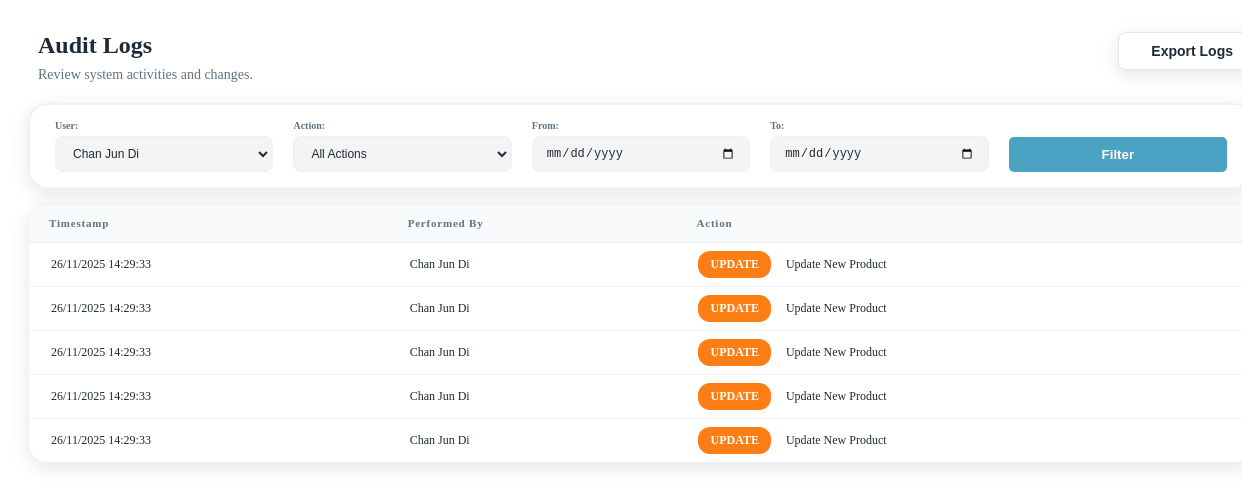
/View/Auth/AuditLogs.php?user=2, run on the app's committed database.
### tables this page shows
CREATE TABLE `inventory_logs` (
  `LogsID` int NOT NULL AUTO_INCREMENT,
  `LogsDetails` varchar(100) NOT NULL,
  `CreatedAt` datetime NOT NULL DEFAULT CURRENT_TIMESTAMP,
  `IsActive` enum('Active','Inactive') NOT NULL DEFAULT 'Active',
  `ProductID` char(10) NOT NULL,
  `UserID` int NOT NULL,
  PRIMARY KEY (`LogsID`),
  KEY `ProductID_idx` (`ProductID`),
  KEY `UserID_idx` (`UserID`),
  CONSTRAINT `Product` FOREIGN KEY (`ProductID`) REFERENCES `products` (`ProductID`),
  CONSTRAINT `User` FOREIGN KEY (`UserID`) REFERENCES `users` (`UserID`)
);

CREATE TABLE `users` (
  `UserID` int NOT NULL AUTO_INCREMENT,
  `UserName` varchar(80) NOT NULL,
  `Email` varchar(100) NOT NULL DEFAULT '^[a-zA-Z0-9._%+-]+@gmail\\.com$',
  `CreatedAt` datetime NOT NULL DEFAULT CURRENT_TIMESTAMP,
  `Role` enum('Employee','Manager') NOT NULL DEFAULT 'Employee',
  `ImagePath` varchar(100) DEFAULT NULL,
  `IsActive` enum('Active','Inactive') NOT NULL DEFAULT 'Active',
  PRIMARY KEY (`UserID`),
  UNIQUE KEY `ImagePath_UNIQUE` (`ImagePath`)
);

### Controller/LogsController.php (called while the page is built, shortened)
<?php
class LogsController {
    private $conn;
    public function __construct($db) {
        $this->conn = $db;
    }
    public function auditLogs($page = 1, $filters = []) {
        $DATA_LIMIT = 10;
        $offset = ($page - 1) * $DATA_LIMIT;
        $where_stmt = "WHERE 1=1";
        if (!empty($filters['user'])) {
            $safeUser = $this->conn->real_escape_string($filters['user']);
            $where_stmt .= " AND inventory_logs.UserID = '$safeUser'";
        }
        $count_stmt = "SELECT COUNT(*) as total FROM inventory_logs $where_stmt";
        $count_result = $this->conn->query($count_stmt);
        $total_row = $count_result->fetch_assoc();
        $total_records = $total_row['total'];
        $total_pages = ceil($total_records / $DATA_LIMIT);
        $sql = "SELECT inventory_logs.*, users.UserName
                FROM inventory_logs
                LEFT JOIN users ON inventory_logs.UserID = users.UserID
                $where_stmt
                ORDER BY inventory_logs.CreatedAt DESC
                LIMIT $DATA_LIMIT OFFSET $offset";
        $result = $this->conn->query($sql);
        $data = $result ? $result->fetch_all(MYSQLI_ASSOC) : [];
        return [
            'LOGS' => $data,
            'TOTAL_PAGES' => $total_pages,
            'CURRENT_PAGE' => (int)$page
        ];
    }
    public function getUsers() {
        $stmt = "SELECT UserID, UserName FROM users ORDER BY UserName ASC";
        $result = $this->conn->query($stmt);
        $users = [];
        if ($result && $result->num_rows > 0) {
            $users = $result->fetch_all(MYSQLI_ASSOC);
        }
        return $users;
    }
    public function getAction($details) {
        $d = strtolower($details);
        if (strpos($d, 'update') !== false) return 'badge-update';
        return 'badge-default';
    }
}

### View/Auth/AuditLogs.php (the view, shortened to what this page needs)
<?php
    require_once __DIR__ . "/../../Model/DB.php";
    require_once __DIR__ . "/../../Controller/LogsController.php";
    $controller = new LogsController($conn);
    $page = isset($_GET['page']) ? (int)$_GET['page'] : 1;
    $filters = [
        'user' => $user = $_GET['user'] ?? '',
        'action' => $action = $_GET['action'] ?? '',
        'start' => $start_date = $_GET['start'] ?? '',
        'end' => $end_date  = $_GET['end'] ?? ''
    ];
    $result_data = $controller->auditLogs($page, $filters);
    $get_user = $controller->getUsers();
    $logs = $result_data['LOGS'];
?>
<link rel="stylesheet" href="../../Assets/CSS/auditlogs.css">
<div class="audit-logs">
    <div class="section-top">
        <div class="audit-log-section">
            <h2>Audit Logs</h2>
            <span>Review system activities and changes.</span>
        </div>
        <div class="export-wrapper">
            <button class="export-button" id="export-button"><i class="fa-solid fa-file-export"></i>Export Logs</button>
        </div>
    </div>
    <form method="GET" action="" class="audit-log-filter">
        <div class="filter-item">
            <label for="user-filter">User:</label>
            <select id="user-filter" name="user">
                <?php foreach ($get_user as $u): ?>
                    <option value="<?php echo $u['UserID'] ?>"
                        <?php if ($user == $u['UserID']) echo "selected"; ?>>
                        <?php echo htmlspecialchars($u['UserName']); ?>
                    </option>
                <?php endforeach; ?>
            </select>
        </div>
        <div class="filter-item">
            <label for="action-filter">Action:</label>
            <select id="action-filter" name="action">
                <option value="">All Actions</option>
            </select>
        </div>
        <div class="filter-item">
            <label for="start-date-filter">From:</label>
            <input type="date" id="start-date-filter" name="start" value="<?php echo htmlspecialchars($start_date); ?>">
        </div>
        <div class="filter-item">
            <label for="end-date-filter">To:</label>
            <input type="date" id="end-date-filter" name="end" value="<?php echo htmlspecialchars($end_date); ?>">
        </div>
        <div class="filter-item">
            <button type="submit" id="apply-filters">Filter</button>
        </div>
    </form>
    <div class="audit-log-table-wrapper">
        <table class="audit-log-table">
            <thead>
                <tr>
                    <th>Timestamp</th>
                    <th>Performed By</th>
                    <th>Action</th>
                </tr>
            </thead>
            <tbody>
                <?php if (!empty($logs)): ?>
                    <?php foreach ($logs as $l): ?>
                        <tr>
                            <td>
                                <?php echo date('d/m/Y H:i:s', strtotime($l['CreatedAt'])); ?>
                            </td>
                            <td>
                                <?php if (!empty($l['UserName'])) {
                                    echo htmlspecialchars($l['UserName']);
                                }
                                else {
                                    echo 'Unknown User';
                                } ?>
                            </td>
                            <td id="action-data">
                                <?php
                                    $badgeClass = $controller->getAction($l['LogsDetails']);
                                    $actionLabel = 'Info';
                                    if (stripos($l['LogsDetails'], 'Login') !== false) $actionLabel = 'Login';
                                    elseif (stripos($l['LogsDetails'], 'Logout') !== false) $actionLabel = 'Logout';
                                    elseif (stripos($l['LogsDetails'], 'Create') !== false) $actionLabel = 'Create';
                                    elseif (stripos($l['LogsDetails'], 'Update') !== false) $actionLabel = 'Update';
                                    elseif (stripos($l['LogsDetails'], 'Delete') !== false) $actionLabel = 'Delete';
                                ?>
                                <span class="badge <?php echo $badgeClass; ?>">
                                    <?php echo $actionLabel; ?>
                                </span>
                                <span id="logs-details">
                                    <?php echo htmlspecialchars($l['LogsDetails']); ?>
                                </span>
                            </td>
                        </tr>
                    <?php endforeach; ?>
                <?php else: ?>
                    <tr>
                        <td id="no-found" colspan="3">No Logs Found Matching Your Criteria...</td>
                    </tr>
                <?php endif; ?>
            </tbody>
        </table>
    </div>
</div>

### Assets/CSS/auditlogs.css (style rules this page uses)
.audit-logs { display: flex; flex-direction: column; width: 100%; padding: 14px 20px; }
.section-top { display: flex; width: 100%; justify-content: space-between; padding: 10px; }
.section-top h2 { margin: 0; margin-bottom: 8px; font-size: 24px; color: #1E2A35; }
.section-top span { font-size: 14px; color: #5F7383; }
.section-top button { padding: 10px 20px; background-color: #FFFFFF; color: #1E2A35; border: 1px solid #E5E7EB; box-shadow: 0 5px 20px rgba(0, 0, 0, 0.1); border-radius: 8px; cursor: pointer; font-size: 14px; margin-right: 10px; font-weight: bold; cursor: pointer; transition: background-color 0.3s ease; }
.audit-log-filter { display: flex; align-items: center; justify-content: space-between; gap: 20px; background: #FFFFFF; padding: 15px 25px; border: 2px solid #EEF2F7; border-radius: 20px; box-shadow: 0 5px 20px rgba(0, 0, 0, 0.1); margin-top: 10px; max-height: fit-content; margin-bottom: 15px; flex: 1; }
.filter-item { display: flex; flex-direction: column; gap: 5px; flex: 1; }
.audit-log-filter label { font-size: 10px; font-weight: bold; color: #5F7383; }
.audit-log-filter select, .audit-log-filter input { font-size: 12px; background: #F4F4F4; color: #1E2A35; border: 2px solid #EEF2F7; border-radius: 8px; outline: none; padding: 8px 12px; }
.audit-log-filter button { background: #4BA3C3; color: #FFFFFF; font-weight: bold; border: none; border-radius: 5px; margin-top: 16px; padding: 10px 24px; cursor: pointer; transition: background-color 0.3s ease; }
.audit-log-table-wrapper { background: #FFFFFF; border-radius: 20px; box-shadow: 0 5px 20px rgba(0, 0, 0, 0.1); margin-bottom: 15px; border: 1px solid #EEF2F7; overflow: hidden; width: 100%; }
.audit-log-table-wrapper table { width: 100%; border-collapse: collapse; border-spacing: 0; }
.audit-log-table-wrapper table th { background: #F9FAFB; color: #5F7383; padding: 12px 20px; letter-spacing: 0.8px; font-size: 11px; font-weight: 700; text-align: left; border-bottom: 2px solid #EEF2F7; }
.audit-log-table-wrapper table td { background: #FFFFFF; color: #1E2A35; padding: 8px 22px; font-size: 12px; border-bottom: 1px solid #EEF2F7; vertical-align: middle; text-align: left; transition: background 0.2s; cursor: context-menu; }
#action-data #logs-details { margin-left: 12px; }
.audit-log-table-wrapper table tr:last-child td { border-bottom: none; }
.badge { padding: 6px 12px; border-radius: 12px; font-size: 12px; font-weight: bold; color: white; text-transform: uppercase; display: inline-block; text-align: center; }
.badge-update { background-color: #FD7E14; }

### data on the page
inventory_logs: CreatedAt "26/11/2025 14:29:33", UserID.UserName "Chan Jun Di", LogsDetails "UPDATE", LogsDetails "Update New Product"
inventory_logs: CreatedAt "26/11/2025 14:29:33", UserID.UserName "Chan Jun Di", LogsDetails "UPDATE", LogsDetails "Update New Product"
inventory_logs: CreatedAt "26/11/2025 14:29:33", UserID.UserName "Chan Jun Di", LogsDetails "UPDATE", LogsDetails "Update New Product"
inventory_logs: CreatedAt "26/11/2025 14:29:33", UserID.UserName "Chan Jun Di", LogsDetails "UPDATE", LogsDetails "Update New Product"
inventory_logs: CreatedAt "26/11/2025 14:29:33", UserID.UserName "Chan Jun Di", LogsDetails "UPDATE", LogsDetails "Update New Product"

### other printed values
form field user "Chan Jun Di"
